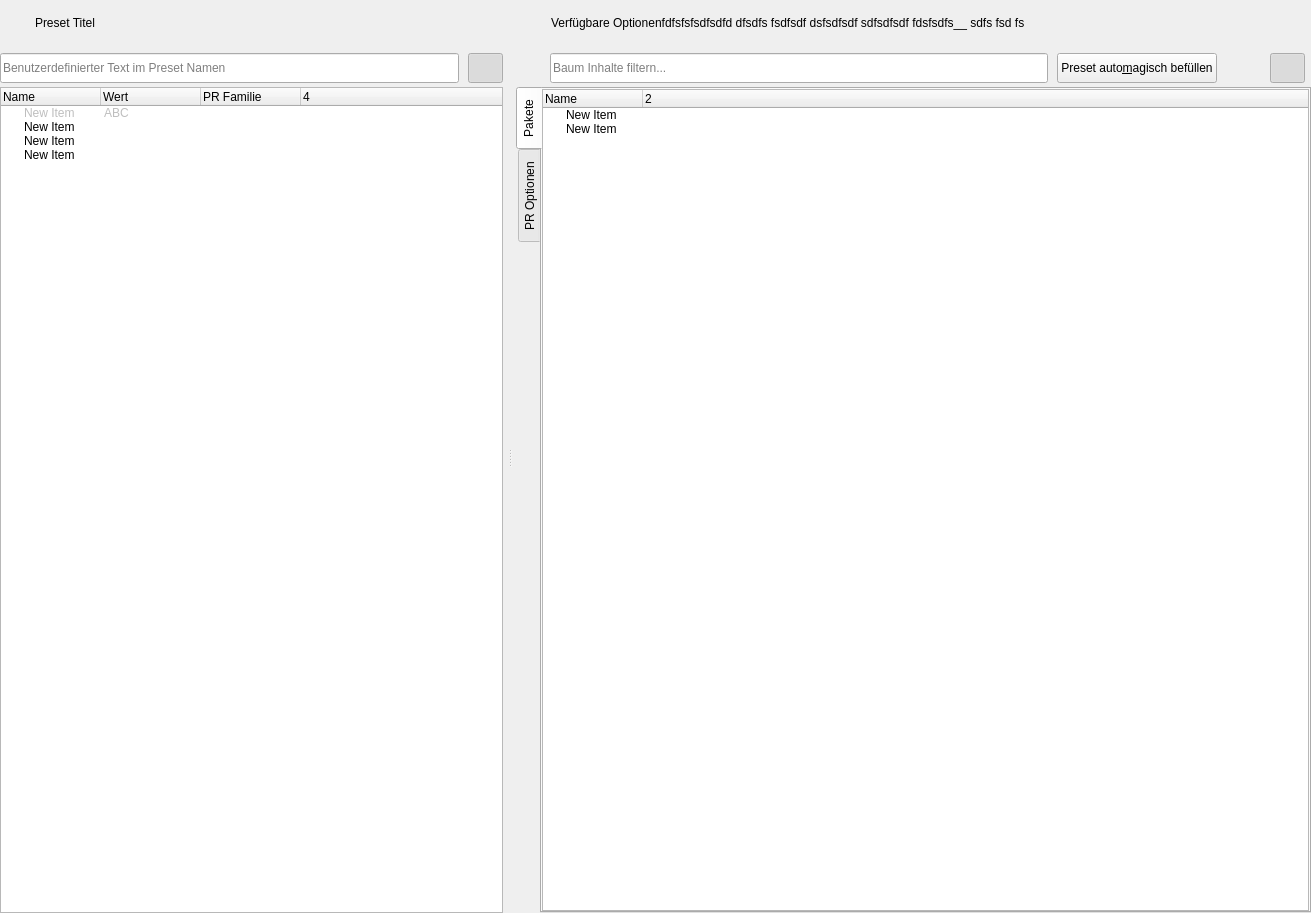
<?xml version="1.0" encoding="UTF-8"?>
<ui version="4.0">
 <class>WizardPage</class>
 <widget class="QWizardPage" name="WizardPage">
  <property name="geometry">
   <rect>
    <x>0</x>
    <y>0</y>
    <width>1311</width>
    <height>913</height>
   </rect>
  </property>
  <property name="sizePolicy">
   <sizepolicy hsizetype="Expanding" vsizetype="Expanding">
    <horstretch>0</horstretch>
    <verstretch>0</verstretch>
   </sizepolicy>
  </property>
  <property name="windowTitle">
   <string>Preset Kreation</string>
  </property>
  <layout class="QVBoxLayout" name="verticalLayout_5">
   <property name="spacing">
    <number>0</number>
   </property>
   <property name="leftMargin">
    <number>0</number>
   </property>
   <property name="topMargin">
    <number>0</number>
   </property>
   <property name="rightMargin">
    <number>0</number>
   </property>
   <property name="bottomMargin">
    <number>0</number>
   </property>
   <item>
    <widget class="QSplitter" name="splitter">
     <property name="orientation">
      <enum>Qt::Horizontal</enum>
     </property>
     <property name="handleWidth">
      <number>13</number>
     </property>
     <property name="childrenCollapsible">
      <bool>false</bool>
     </property>
     <widget class="QWidget" name="widgetPreset" native="true">
      <property name="sizePolicy">
       <sizepolicy hsizetype="MinimumExpanding" vsizetype="MinimumExpanding">
        <horstretch>0</horstretch>
        <verstretch>0</verstretch>
       </sizepolicy>
      </property>
      <property name="minimumSize">
       <size>
        <width>350</width>
        <height>0</height>
       </size>
      </property>
      <layout class="QVBoxLayout" name="verticalLayout">
       <property name="spacing">
        <number>0</number>
       </property>
       <property name="leftMargin">
        <number>0</number>
       </property>
       <property name="topMargin">
        <number>0</number>
       </property>
       <property name="rightMargin">
        <number>0</number>
       </property>
       <property name="bottomMargin">
        <number>0</number>
       </property>
       <item>
        <layout class="QHBoxLayout" name="horizontalLayout_Titel">
         <property name="spacing">
          <number>0</number>
         </property>
         <property name="topMargin">
          <number>3</number>
         </property>
         <property name="bottomMargin">
          <number>6</number>
         </property>
         <item alignment="Qt::AlignVCenter">
          <widget class="QLabel" name="label_LogoPreset">
           <property name="minimumSize">
            <size>
             <width>35</width>
             <height>35</height>
            </size>
           </property>
           <property name="maximumSize">
            <size>
             <width>35</width>
             <height>35</height>
            </size>
           </property>
           <property name="text">
            <string/>
           </property>
           <property name="pixmap">
            <pixmap resource="res/preset_editor_rsc.qrc">:/type/preset_ref.png</pixmap>
           </property>
           <property name="scaledContents">
            <bool>true</bool>
           </property>
          </widget>
         </item>
         <item alignment="Qt::AlignVCenter">
          <widget class="QLabel" name="labelPresetTree">
           <property name="minimumSize">
            <size>
             <width>0</width>
             <height>40</height>
            </size>
           </property>
           <property name="maximumSize">
            <size>
             <width>16777215</width>
             <height>40</height>
            </size>
           </property>
           <property name="text">
            <string>Preset Titel</string>
           </property>
           <property name="wordWrap">
            <bool>true</bool>
           </property>
          </widget>
         </item>
        </layout>
       </item>
       <item>
        <layout class="QHBoxLayout" name="horizontalLayout">
         <property name="spacing">
          <number>9</number>
         </property>
         <property name="leftMargin">
          <number>0</number>
         </property>
         <property name="topMargin">
          <number>4</number>
         </property>
         <property name="rightMargin">
          <number>0</number>
         </property>
         <property name="bottomMargin">
          <number>4</number>
         </property>
         <item alignment="Qt::AlignVCenter">
          <widget class="QLineEdit" name="lineEditPresetTitle">
           <property name="minimumSize">
            <size>
             <width>35</width>
             <height>30</height>
            </size>
           </property>
           <property name="maximumSize">
            <size>
             <width>16777215</width>
             <height>30</height>
            </size>
           </property>
           <property name="whatsThis">
            <string>Erweitert den Preset Namen um benutzerdefinierten Text.</string>
           </property>
           <property name="placeholderText">
            <string>Benutzerdefinierter Text im Preset Namen</string>
           </property>
          </widget>
         </item>
         <item>
          <widget class="QPushButton" name="hideColBtn">
           <property name="maximumSize">
            <size>
             <width>35</width>
             <height>32</height>
            </size>
           </property>
           <property name="whatsThis">
            <string>Erweiterte Informationsspalten ein- oder ausblenden.</string>
           </property>
           <property name="text">
            <string/>
           </property>
           <property name="icon">
            <iconset resource="res/preset_editor_rsc.qrc">
             <normaloff>:/type/options.png</normaloff>
             <normalon>:/main/options-neg.png</normalon>:/type/options.png</iconset>
           </property>
           <property name="iconSize">
            <size>
             <width>28</width>
             <height>28</height>
            </size>
           </property>
           <property name="checkable">
            <bool>true</bool>
           </property>
           <property name="checked">
            <bool>true</bool>
           </property>
           <property name="flat">
            <bool>true</bool>
           </property>
          </widget>
         </item>
        </layout>
       </item>
       <item>
        <widget class="TreePresetDrop" name="treeWidget_Preset">
         <property name="whatsThis">
          <string>Dieser Baum zeigt die gewählten Optionen für das aktuelle Preset.</string>
         </property>
         <property name="dragEnabled">
          <bool>true</bool>
         </property>
         <property name="dragDropMode">
          <enum>QAbstractItemView::InternalMove</enum>
         </property>
         <property name="defaultDropAction">
          <enum>Qt::MoveAction</enum>
         </property>
         <property name="selectionMode">
          <enum>QAbstractItemView::ExtendedSelection</enum>
         </property>
         <property name="columnCount">
          <number>4</number>
         </property>
         <column>
          <property name="text">
           <string>Name</string>
          </property>
         </column>
         <column>
          <property name="text">
           <string>Wert</string>
          </property>
         </column>
         <column>
          <property name="text">
           <string>PR Familie</string>
          </property>
         </column>
         <column>
          <property name="text">
           <string notr="true">4</string>
          </property>
         </column>
         <item>
          <property name="text">
           <string>New Item</string>
          </property>
          <property name="text">
           <string>ABC</string>
          </property>
          <property name="flags">
           <set>ItemIsSelectable|ItemIsDragEnabled|ItemIsUserCheckable</set>
          </property>
         </item>
         <item>
          <property name="text">
           <string>New Item</string>
          </property>
         </item>
         <item>
          <property name="text">
           <string>New Item</string>
          </property>
         </item>
         <item>
          <property name="text">
           <string>New Item</string>
          </property>
         </item>
        </widget>
       </item>
      </layout>
     </widget>
     <widget class="QWidget" name="widgetOptions" native="true">
      <property name="sizePolicy">
       <sizepolicy hsizetype="MinimumExpanding" vsizetype="MinimumExpanding">
        <horstretch>0</horstretch>
        <verstretch>0</verstretch>
       </sizepolicy>
      </property>
      <property name="minimumSize">
       <size>
        <width>350</width>
        <height>0</height>
       </size>
      </property>
      <layout class="QVBoxLayout" name="verticalLayout_2">
       <property name="spacing">
        <number>0</number>
       </property>
       <property name="leftMargin">
        <number>0</number>
       </property>
       <property name="topMargin">
        <number>0</number>
       </property>
       <property name="rightMargin">
        <number>0</number>
       </property>
       <property name="bottomMargin">
        <number>0</number>
       </property>
       <item>
        <layout class="QHBoxLayout" name="horizontalLayout_OptionTitel">
         <property name="spacing">
          <number>0</number>
         </property>
         <property name="topMargin">
          <number>3</number>
         </property>
         <property name="rightMargin">
          <number>6</number>
         </property>
         <property name="bottomMargin">
          <number>6</number>
         </property>
         <item alignment="Qt::AlignVCenter">
          <widget class="QLabel" name="label_LogoOptions">
           <property name="minimumSize">
            <size>
             <width>35</width>
             <height>35</height>
            </size>
           </property>
           <property name="maximumSize">
            <size>
             <width>35</width>
             <height>35</height>
            </size>
           </property>
           <property name="text">
            <string/>
           </property>
           <property name="pixmap">
            <pixmap resource="res/preset_editor_rsc.qrc">:/type/render.png</pixmap>
           </property>
           <property name="scaledContents">
            <bool>true</bool>
           </property>
          </widget>
         </item>
         <item alignment="Qt::AlignVCenter">
          <widget class="QLabel" name="labelOptions">
           <property name="minimumSize">
            <size>
             <width>0</width>
             <height>40</height>
            </size>
           </property>
           <property name="maximumSize">
            <size>
             <width>16777215</width>
             <height>40</height>
            </size>
           </property>
           <property name="text">
            <string>Verfügbare Optionenfdfsfsfsdfsdfd dfsdfs fsdfsdf dsfsdfsdf sdfsdfsdf fdsfsdfs__ sdfs fsd fs</string>
           </property>
           <property name="wordWrap">
            <bool>true</bool>
           </property>
          </widget>
         </item>
        </layout>
       </item>
       <item>
        <layout class="QHBoxLayout" name="horizontalLayout_5">
         <property name="spacing">
          <number>9</number>
         </property>
         <property name="leftMargin">
          <number>34</number>
         </property>
         <property name="topMargin">
          <number>4</number>
         </property>
         <property name="rightMargin">
          <number>6</number>
         </property>
         <property name="bottomMargin">
          <number>4</number>
         </property>
         <item alignment="Qt::AlignVCenter">
          <widget class="QLineEdit" name="lineEditPreset">
           <property name="sizePolicy">
            <sizepolicy hsizetype="MinimumExpanding" vsizetype="Fixed">
             <horstretch>0</horstretch>
             <verstretch>0</verstretch>
            </sizepolicy>
           </property>
           <property name="minimumSize">
            <size>
             <width>35</width>
             <height>30</height>
            </size>
           </property>
           <property name="maximumSize">
            <size>
             <width>16777215</width>
             <height>30</height>
            </size>
           </property>
           <property name="whatsThis">
            <string>Baum Inhalte filtern.</string>
           </property>
           <property name="placeholderText">
            <string>Baum Inhalte filtern...</string>
           </property>
          </widget>
         </item>
         <item>
          <widget class="QPushButton" name="fillPresetBtn">
           <property name="maximumSize">
            <size>
             <width>16777215</width>
             <height>32</height>
            </size>
           </property>
           <property name="whatsThis">
            <string>Aktuelles Preset automagisch mit nicht verwendeten Optionen befüllen. Bezugs-, Sitz-, Leder oder Fahrwerksoptionen werden ignoriert.</string>
           </property>
           <property name="text">
            <string>Preset auto&amp;magisch befüllen</string>
           </property>
           <property name="icon">
            <iconset resource="res/preset_editor_rsc.qrc">
             <normaloff>:/main/qub_button.png</normaloff>:/main/qub_button.png</iconset>
           </property>
           <property name="iconSize">
            <size>
             <width>28</width>
             <height>28</height>
            </size>
           </property>
          </widget>
         </item>
         <item alignment="Qt::AlignVCenter">
          <widget class="QPushButton" name="hideBtn">
           <property name="maximumSize">
            <size>
             <width>35</width>
             <height>32</height>
            </size>
           </property>
           <property name="whatsThis">
            <string>Bereits verwendete Optionen ein- oder ausblenden.</string>
           </property>
           <property name="text">
            <string/>
           </property>
           <property name="icon">
            <iconset resource="res/preset_editor_rsc.qrc">
             <normaloff>:/main/eye.png</normaloff>
             <normalon>:/main/eye-disabled.png</normalon>:/main/eye.png</iconset>
           </property>
           <property name="iconSize">
            <size>
             <width>28</width>
             <height>28</height>
            </size>
           </property>
           <property name="checkable">
            <bool>true</bool>
           </property>
           <property name="flat">
            <bool>true</bool>
           </property>
          </widget>
         </item>
         <item>
          <widget class="QPushButton" name="lockBtn">
           <property name="maximumSize">
            <size>
             <width>35</width>
             <height>32</height>
            </size>
           </property>
           <property name="whatsThis">
            <string>Bereits verwendete Optionen für die Bearbeitung sperren.</string>
           </property>
           <property name="text">
            <string/>
           </property>
           <property name="icon">
            <iconset resource="res/preset_editor_rsc.qrc">
             <normaloff>:/main/lock_open.png</normaloff>
             <normalon>:/main/lock.png</normalon>:/main/lock_open.png</iconset>
           </property>
           <property name="iconSize">
            <size>
             <width>28</width>
             <height>28</height>
            </size>
           </property>
           <property name="checkable">
            <bool>true</bool>
           </property>
           <property name="checked">
            <bool>true</bool>
           </property>
           <property name="flat">
            <bool>true</bool>
           </property>
          </widget>
         </item>
        </layout>
       </item>
       <item>
        <widget class="QTabWidget" name="tabWidget">
         <property name="whatsThis">
          <string/>
         </property>
         <property name="tabPosition">
          <enum>QTabWidget::West</enum>
         </property>
         <property name="tabShape">
          <enum>QTabWidget::Rounded</enum>
         </property>
         <property name="currentIndex">
          <number>0</number>
         </property>
         <widget class="QWidget" name="packageTab">
          <attribute name="icon">
           <iconset resource="res/preset_editor_rsc.qrc">
            <normaloff>:/type/pkg.png</normaloff>:/type/pkg.png</iconset>
          </attribute>
          <attribute name="title">
           <string>Pakete</string>
          </attribute>
          <layout class="QVBoxLayout" name="verticalLayout_3">
           <property name="spacing">
            <number>0</number>
           </property>
           <property name="leftMargin">
            <number>0</number>
           </property>
           <property name="topMargin">
            <number>0</number>
           </property>
           <property name="rightMargin">
            <number>0</number>
           </property>
           <property name="bottomMargin">
            <number>0</number>
           </property>
           <item>
            <widget class="QTreeWidget" name="treeWidget_Pkg">
             <property name="whatsThis">
              <string>Dieser Baum zeigt verfügbare Paketoptionen für das aktuelle Modell.</string>
             </property>
             <property name="dragDropMode">
              <enum>QAbstractItemView::DragOnly</enum>
             </property>
             <property name="selectionMode">
              <enum>QAbstractItemView::ExtendedSelection</enum>
             </property>
             <property name="columnCount">
              <number>2</number>
             </property>
             <column>
              <property name="text">
               <string>Name</string>
              </property>
             </column>
             <column>
              <property name="text">
               <string notr="true">2</string>
              </property>
             </column>
             <item>
              <property name="text">
               <string>New Item</string>
              </property>
             </item>
             <item>
              <property name="text">
               <string>New Item</string>
              </property>
             </item>
            </widget>
           </item>
          </layout>
         </widget>
         <widget class="QWidget" name="optionTab">
          <attribute name="icon">
           <iconset resource="res/preset_editor_rsc.qrc">
            <normaloff>:/type/options.png</normaloff>:/type/options.png</iconset>
          </attribute>
          <attribute name="title">
           <string>PR Optionen</string>
          </attribute>
          <layout class="QVBoxLayout" name="verticalLayout_4">
           <property name="spacing">
            <number>0</number>
           </property>
           <property name="leftMargin">
            <number>0</number>
           </property>
           <property name="topMargin">
            <number>0</number>
           </property>
           <property name="rightMargin">
            <number>0</number>
           </property>
           <property name="bottomMargin">
            <number>0</number>
           </property>
           <item>
            <widget class="QTreeWidget" name="treeWidget_Opt">
             <property name="whatsThis">
              <string>Dieser Baum zeigt PR Optionen für das aktuelle Modell.</string>
             </property>
             <property name="dragDropMode">
              <enum>QAbstractItemView::DragOnly</enum>
             </property>
             <property name="selectionMode">
              <enum>QAbstractItemView::ExtendedSelection</enum>
             </property>
             <property name="indentation">
              <number>5</number>
             </property>
             <property name="sortingEnabled">
              <bool>true</bool>
             </property>
             <attribute name="headerShowSortIndicator" stdset="0">
              <bool>true</bool>
             </attribute>
             <column>
              <property name="text">
               <string>Name</string>
              </property>
             </column>
             <column>
              <property name="text">
               <string>Beschreibung</string>
              </property>
             </column>
             <column>
              <property name="text">
               <string>PR Familie</string>
              </property>
             </column>
             <item>
              <property name="text">
               <string>New Item</string>
              </property>
             </item>
             <item>
              <property name="text">
               <string>New Item</string>
              </property>
             </item>
             <item>
              <property name="text">
               <string>New Item</string>
              </property>
             </item>
             <item>
              <property name="text">
               <string>New Item</string>
              </property>
             </item>
             <item>
              <property name="text">
               <string>New Item</string>
              </property>
             </item>
            </widget>
           </item>
          </layout>
         </widget>
        </widget>
       </item>
      </layout>
     </widget>
    </widget>
   </item>
  </layout>
 </widget>
 <customwidgets>
  <customwidget>
   <class>TreePresetDrop</class>
   <extends>QTreeWidget</extends>
   <header>modules/gui_preset_wizard_page_presets</header>
  </customwidget>
 </customwidgets>
 <resources>
  <include location="res/preset_editor_rsc.qrc"/>
 </resources>
 <connections/>
</ui>
